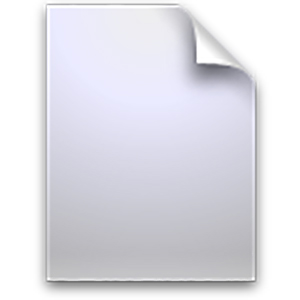
#> input picture python/python/ImageWrite/template.jpg, 300 x 300 px
$ python main.py
#> lines starting #> are read from the running program, lines starting #| are printed output that depends on the picture
from uuid import uuid4
import os
from PIL import Image
from PIL import ImageFont
from PIL import ImageDraw

BASE_DIR = os.path.dirname(os.path.abspath(__file__))
OUTPUT_DIR = os.path.join(BASE_DIR, 'output')

FILE_ICON_FONT = os.path.join(BASE_DIR, "SaucerBB.ttf")
FILE_ICON_FONT_SIZE = 54
FILE_ICON_TEMPLATE = os.path.join(BASE_DIR, "template.jpg")
FILE_ICON_TEXT_WIDTH = 180
FILE_ICON_TEXT_ROW = 160
FILE_ICON_WIDTH = 300
FILE_ICON_TEXT_COLOR = (100, 100, 100)


def image_write(text):
#> called with text = 'avi'
    img = Image.open(FILE_ICON_TEMPLATE)
#> img is the input picture: PIL image 300x300 RGB; mean R, G, B 224.1, 223.8, 230.7
    draw = ImageDraw.Draw(img)
    font = ImageFont.truetype(FILE_ICON_FONT, FILE_ICON_FONT_SIZE)
    i = 1
    while font.getsize(text)[0] > FILE_ICON_TEXT_WIDTH:
    	font = ImageFont.truetype(FILE_ICON_FONT, FILE_ICON_FONT_SIZE - i)
    	i+=1
    draw.text(((FILE_ICON_WIDTH/2)-font.getsize(text)[0]/2, FILE_ICON_TEXT_ROW), text, FILE_ICON_TEXT_COLOR, font=font)
    img.save(os.path.join(OUTPUT_DIR, text + '.jpg'))
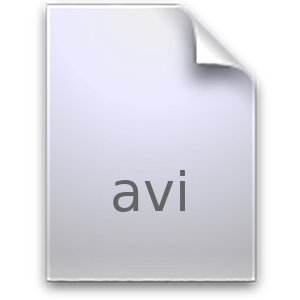
#> saved as avi.jpg: PIL image 300x300 RGB; mean R, G, B 223.1, 222.8, 229.6


if __name__ == '__main__':
    image_write('avi')
    image_write('qwer')
#> call 2 of image_write, with text = 'qwer'
#> in image_write (call 2), `img.save(os.path.join(OUTPUT_DIR, text + '.jpg'))`:
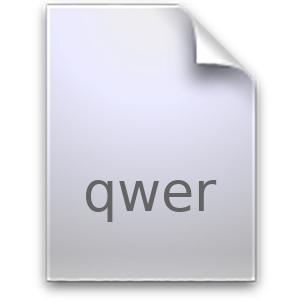
#> saved as qwer.jpg: PIL image 300x300 RGB; mean R, G, B 222.3, 222, 228.7
    image_write('qwerty')
#> call 3 of image_write, with text = 'qwerty'
#> in image_write (call 3), `img.save(os.path.join(OUTPUT_DIR, text + '.jpg'))`:
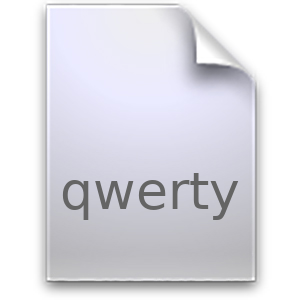
#> saved as qwerty.jpg: PIL image 300x300 RGB; mean R, G, B 221.8, 221.5, 228.2
    image_write('application')
#> call 4 of image_write, with text = 'application'
#> in image_write (call 4), `img.save(os.path.join(OUTPUT_DIR, text + '.jpg'))`:
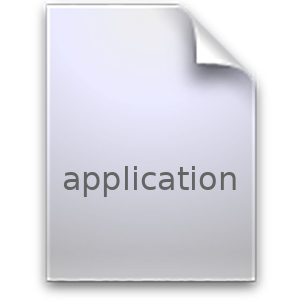
#> saved as application.jpg: PIL image 300x300 RGB; mean R, G, B 222.6, 222.2, 229
    image_write('mpeg')
#> in image_write (call 5), `img.save(os.path.join(OUTPUT_DIR, text + '.jpg'))`:
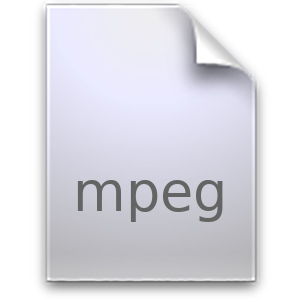
#> saved as mpeg.jpg: PIL image 300x300 RGB; mean R, G, B 221.9, 221.6, 228.3
    image_write('doc')
#> in image_write (call 6), `img.save(os.path.join(OUTPUT_DIR, text + '.jpg'))`:
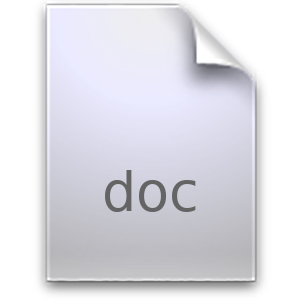
#> saved as doc.jpg: PIL image 300x300 RGB; mean R, G, B 222.8, 222.5, 229.3
    image_write('mp3')
#> in image_write (call 7), `img.save(os.path.join(OUTPUT_DIR, text + '.jpg'))`:
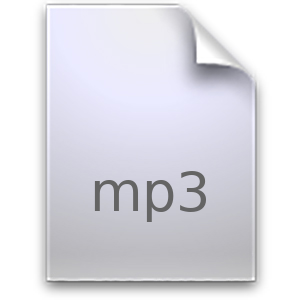
#> saved as mp3.jpg: PIL image 300x300 RGB; mean R, G, B 222.5, 222.2, 228.9
